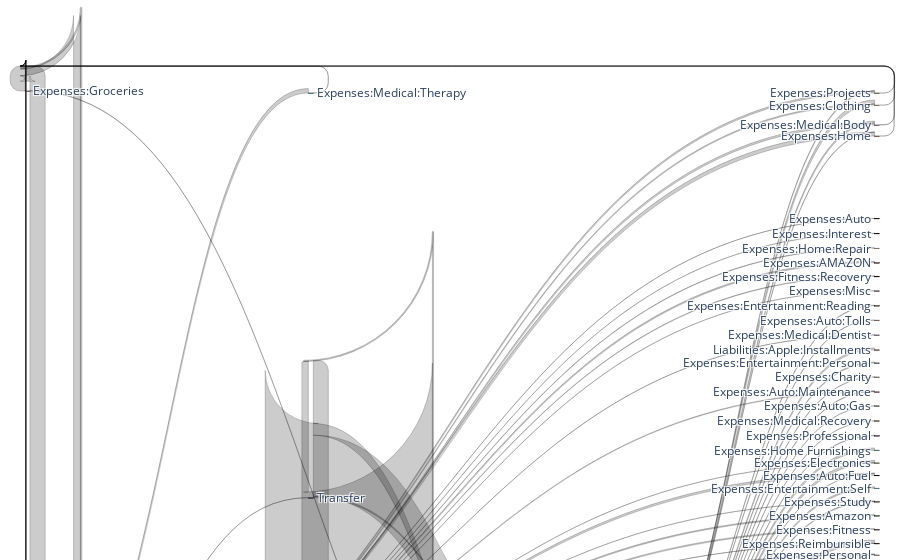

Notebook source saved alongside this figure:
### Code cell
f.update_layout(height=1200)
f.show()

### Figure 1 — Plotly figure (JSON) as saved in the notebook; plotly's stock layout.template omitted (floating-point values rounded to 4 significant figures)
{"data": [{"link": {"source": [42, 42, 42, 42, 42, 42, 42, 42, 42, 42, 42, 42, 42, 42, 27, 17, 9, 10, 4, 4, 51, 50, 48, 35, 7, 5, 3, 16, 16, 33, 15, 55, 55, 55, 55, 55, 55, 55, 55, 55, 55, 55, 55, 55, 55, 55, 55, 55, 55, 55, 55, 55, 55, 55, 55, 55, 55, 55, 55, 55, 55, 55, 55, 6, 6, 6, 6, 6, 6, 6, 6, 6, 6, 6, 6, 6, 6, 6, 6, 6, 6, 6, 6, 6, 6, 6, 6, 6, 6, 6, 6, 6, 6, 6, 6, 6, 6, 23, 23, 23, 23], "target": [0, 2, 17, 32, 41, 25, 4, 56, 8, 34, 28, 60, 23, 18, 23, 42, 6, 55, 42, 6, 6, 55, 6, 6, 6, 42, 55, 42, 27, 42, 42, 43, 47, 36, 31, 39, 9, 37, 10, 30, 24, 45, 40, 4, 51, 22, 46, 50, 48, 49, 59, 52, 53, 7, 29, 13, 54, 12, 44, 60, 3, 15, 14, 11, 57, 1, 43, 36, 2, 17, 9, 37, 10, 58, 21, 40, 25, 4, 51, 50, 56, 19, 20, 48, 38, 35, 26, 59, 52, 7, 29, 13, 54, 12, 44, 60, 23, 42, 27, 55, 6], "value": [2042.0, 260.4, 1313.0, 100, 4725, 125, 1260.0, 4490, 17710.0, 5600, 810, 6917.0, 112100.0, 4217.0, 1000, 6, 30.4, 211.9, 337.5, 0, 90.09, 11.87, 328, 156.4, 29.99, 3691.0, 868.3, 4.17, 68.95, 145962, 3176, 9.31, 23.94, 276.1, 162.4, 159.2, 3373.0, 2204.0, 2353.0, 768.2, 440.6, 1306.0, 3389.0, 5876.0, 384.1, 1916.0, 4209, 3661.0, 1646.0, 80.03, 173.1, 4155.0, 475.9, 989, 2789.0, 861.3, 790.4, 2883.0, 1838.0, 1862.0, 2.36, 226, 1648.0, 1187.0, 966.0, 9.62, 1815.0, 600.5, 541.9, 1.25, 989.2, 37.44, 1349.0, 998, 440, 2248.0, 90.62, 13100.0, 3221.0, 916.9, 102.4, 416.6, 125, 1760.0, 114, 3816.0, 136.1, 722.0, 8330.0, 1499.0, 118.8, 4189.0, 38.5, 1105.0, 502.0, 3480.0, 141.8, 9982.0, 1200, 52570.0, 54210.0]}, "node": {"label": ["Expenses:Auto:Insurance", "Expenses:Auto", "Expenses:Auto:Registration", "Income:Apple Cash", "Expenses:Groceries", "Expenses:Reimbursable", "Liabilities:NDFCU:Credit Card", "Expenses:Projects", "Expenses:Home:Mortgage", "Expenses:Clothing", "Expenses:Entertainment", "Expenses:AMAZON", "Expenses:Subscriptions", "Expenses:Restaurants", "Liabilities:Apple:Installments", "Income:Taxes", "Income:Interest", "Expenses:Cash", "Transfer:Auto:Loan", "Expenses:Home:Repair", "Expenses:Interest", "Expenses:Fitness:Recovery", "Expenses:Home Furnishings", "Transfer", "Expenses:Entertainment:Reading", "Expenses:Gifts", "Expenses:Misc", "Assets:Ally:Savings", "Expenses:Pet:Care", "Expenses:Reimbursible", "Expenses:Entertainment:Personal", "Expenses:Auto:Tolls", "Expenses:Fitness:Equipment", "Income:Notre Dame:Regular", "Expenses:Home:Repairs", "Expenses:Medical:Therapy", "Expenses:Auto:Maintenance", "Expenses:Electronics", "Expenses:Medical:Dentist", "Expenses:Charity", "Expenses:Gear", "Expenses:Fitness:ID", "Assets:1st Source:Checking", "Expenses:Auto:Fuel", "Expenses:Travel", "Expenses:Entertainment:Self", "Expenses:Home:Cleaning", "Expenses:Auto:Gas", "Expenses:Medical:Body", "Expenses:Medical:Recovery", "Expenses:Home:Furnishings", "Expenses:Home", "Expenses:Pet", "Expenses:Professional", "Expenses:Study", "Liabilities:Apple:Credit Card", "Expenses:Home:Maintenance", "Expenses:Amazon", "Expenses:Fitness", "Expenses:Personal", "Expenses:Utilities"], "line": {"color": "black", "width": 0.5}, "pad": 15, "thickness": 5}, "type": "sankey"}], "layout": {"autosize": true}}
